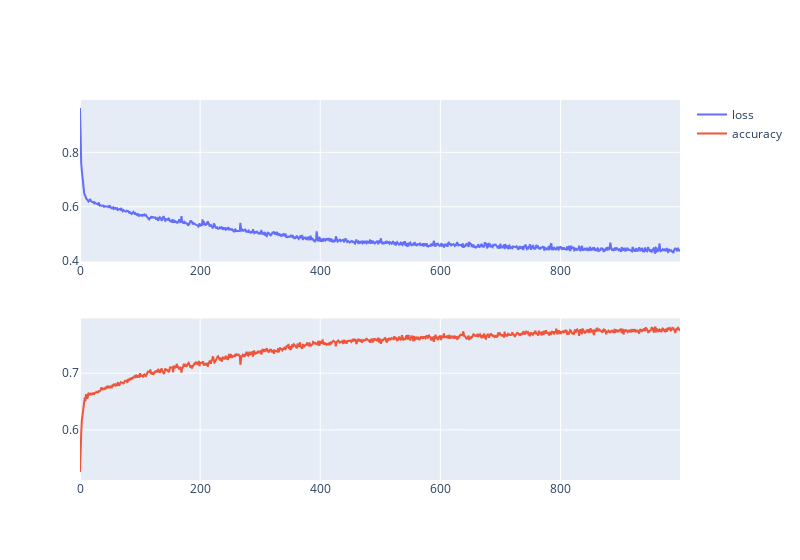

Here is the notebook cell this chart was saved with:
### Code cell
fig = make_subplots(rows=2, cols=1)
fig.add_trace(go.Scatter(y=metrics['loss'], name='loss'), row=1, col=1)
fig.add_trace(go.Scatter(y=metrics['accuracy'], name='accuracy'), row=2, col=1)
fig.update_layout(width=800)

### Figure 1 — Plotly figure (JSON) as saved in the notebook; plotly's stock layout.template omitted (floating-point values rounded to 4 significant figures; data arrays with more than 128 entries replaced by an {"elided": "..."} marker saying what was removed)
{"data": [{"name": "loss", "type": "scatter", "xaxis": "x", "y": {"elided": "1000 float values"}, "yaxis": "y"}, {"name": "accuracy", "type": "scatter", "xaxis": "x2", "y": {"elided": "1000 float values"}, "yaxis": "y2"}], "layout": {"width": 800, "xaxis": {"anchor": "y", "domain": [0, 1]}, "xaxis2": {"anchor": "y2", "domain": [0, 1]}, "yaxis": {"anchor": "x", "domain": [0.575, 1]}, "yaxis2": {"anchor": "x2", "domain": [0, 0.425]}}}
